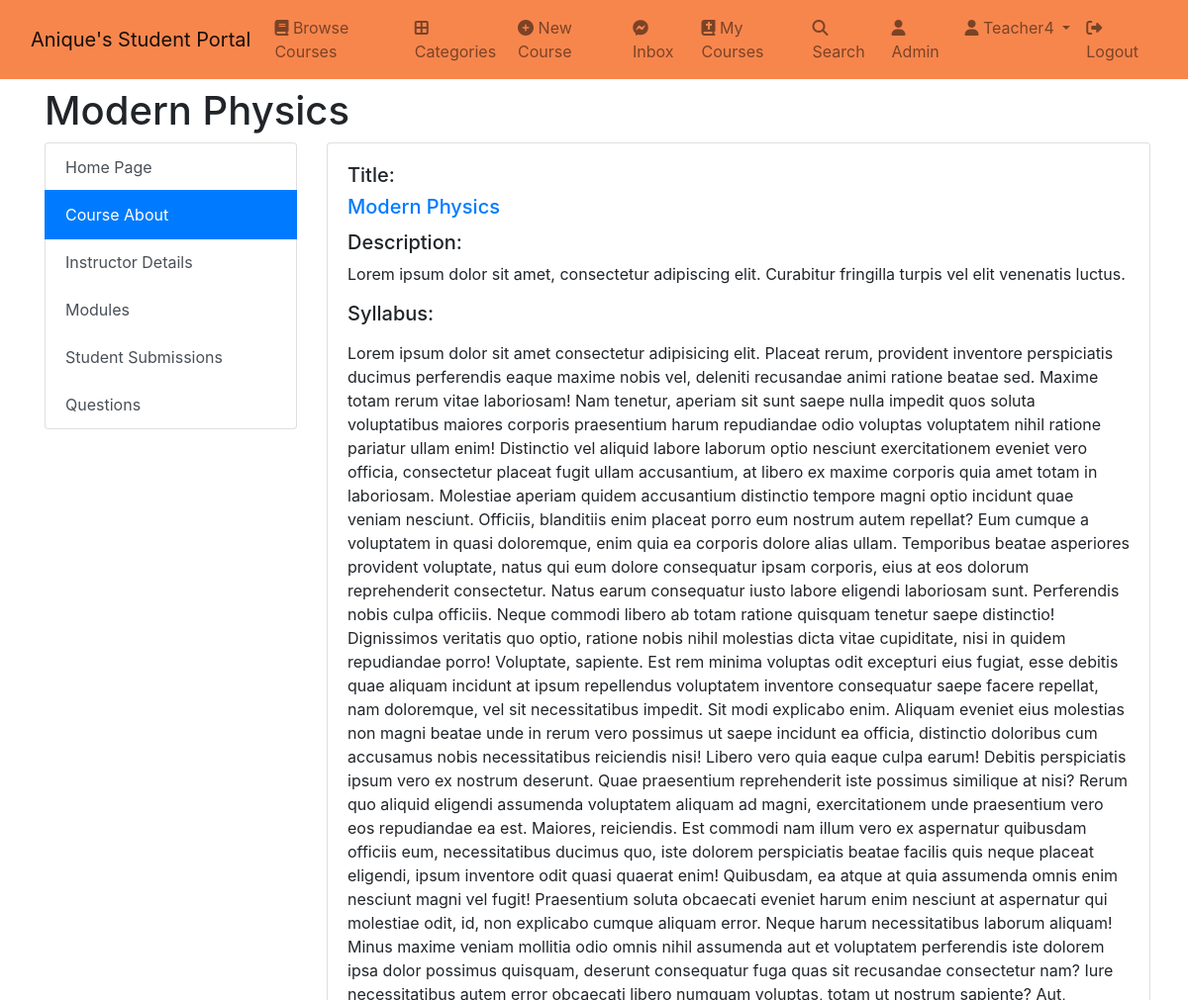
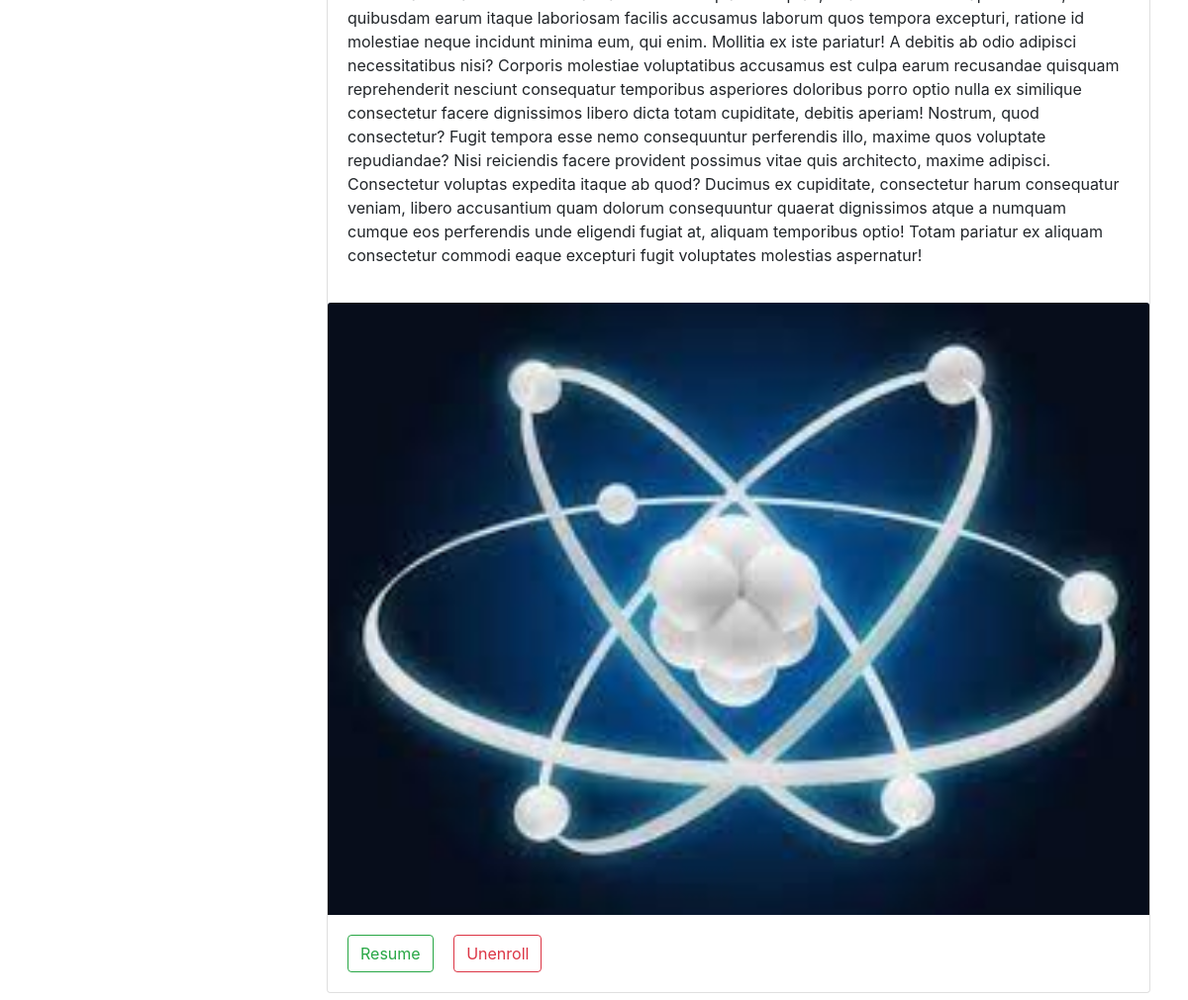
The page /course/course_about/31f14fdc-ee4c-420d-b912-1c9cc059e567/ (signed in) on the database its author committed (2 pictures, top to bottom).
### classroom/models.py (models this page shows, shortened)
class Course(models.Model):
    id = models.UUIDField(primary_key=True, default=uuid.uuid4, editable=False)
    announcements = models.ManyToManyField(Announcement)
    picture = models.ImageField(upload_to=course_directory_path)
    title = models.CharField(max_length=100, verbose_name='Title')
    description = models.TextField()
    category = models.ForeignKey(Category, on_delete=models.CASCADE)
    syllabus = RichTextField()
    user = models.ForeignKey(
        User, on_delete=models.CASCADE, related_name='course_owner')
    enrolled = models.ManyToManyField(User)
    modules = models.ManyToManyField(Module)
    questions = models.ManyToManyField(CourseQuestion)
    created_at = models.DateTimeField(auto_now_add=True)

### classroom/views.py (the view)
# urls.py: path("course_about/<course_id>/", course_about, name='course-about'),
@login_required
def course_about(request, course_id):
    user = request.user
    course = get_object_or_404(Course, id=course_id)
    context = {
        "course": course,
    }
    return render(request, 'classroom/course_about.html', context)

### student_portal/templates/classroom/course_about.html
{% extends 'base.html' %}{% load static %} {% block content %}
<div class="container mt-2">
  <h1>{{course.title}}</h1>
  <div class="row">
    <div class="col-3">{% include 'side_panel.html' %}</div>
    <div class="col-9">
      <div class="card" style="width: 52em">
        <div class="card-body">
          <h5>Title:</h5>
          <a href="{% url 'course-detail' course.id %}"
            ><h5 class="card-title">{{course.title}}</h5></a
          >
          <h5>Description:</h5>
          <p class="card-text">{{course.description}}</p>
          <h5>Syllabus:</h5>
          <p class="card-text">{{course.syllabus|safe}}</p>
        </div>
        <img src="{{course.picture.url}}" class="card-img-top" alt="..." />
        <div class="card-body">
          <a
            href="{% url 'course-detail' course.id %}"
            class="btn btn-outline-success"
            >Resume</a
          >
          <a
            href="{% url 'unenroll' course.id %}"
            class="btn btn-outline-danger ml-3"
            >Unenroll</a
          >
        </div>
      </div>
      <br />
    </div>
  </div>
</div>
{% endblock content %}

### student_portal/templates/base.html (shortened to what this page needs)
{% load static %}
<!DOCTYPE html>
<html lang="en">
  <head>
    <link
      href="https://cdn.jsdelivr.net/npm/bootstrap@5.0.2/dist/css/bootstrap.min.css"
      rel="stylesheet"
    />
    <link
      rel="stylesheet"
      href="https://cdnjs.cloudflare.com/ajax/libs/font-awesome/6.1.1/css/all.min.css"
    />
    <link
      rel="stylesheet"
      href="https://stackpath.bootstrapcdn.com/bootstrap/4.3.1/css/bootstrap.min.css"
    />
  </head>
  <body>
    <nav
      class="navbar navbar-expand-lg navbar-light"
      style="background: #f7864d"
    >
      <div class="container-fluid">
        <a class="navbar-brand" href="{% url 'index' %}"
          >Anique's Student Portal</a
        >
        <div class="collapse navbar-collapse" id="navbarSupportedContent">
          <ul class="navbar-nav me-auto mb-2 mb-lg-0">
            <li class="nav-item">
              <a class="nav-link" href="{% url 'browse-courses' %}"
                ><i class="fa fa-book"></i> Browse Courses</a
              >
            </li>
            <li class="nav-item">
              <a class="nav-link" href="{% url 'categories' %}"
                ><i class="fas fa-border-all"></i> Categories</a
              >
            </li>
            <li class="nav-item">
              <a class="nav-link" href="{% url 'new-course' %}"
                ><i class="fa fa-plus-circle"></i> New Course</a
              >
            </li>
            <li class="nav-item">
              <a class="nav-link" href="{% url 'inbox' %}"
                ><i class="fa-brands fa-facebook-messenger"></i> Inbox
              </a>
            </li>
            <li class="nav-item">
              <a class="nav-link" href="{% url 'my-courses' %}"
                ><i class="fa-solid fa-book-bible"></i> My Courses</a
              >
            </li>
            <li class="nav-item">
              <a class="nav-link" href="{% url 'search' %}"
                ><i class="fa-solid fa-search"></i> Search</a
              >
            </li>
            {% if request.user.is_superuser %}
            <li class="nav-item">
              <a class="nav-link" href="/admin"
                ><i class="fa fa-user"></i> Admin</a
              >
            </li>
            {% endif %}
            <li class="nav-item dropdown">
              <a
                class="nav-link dropdown-toggle"
                href="#"
                id="navbarDropdown"
                role="button"
                data-bs-toggle="dropdown"
                aria-expanded="false"
              >
                <i class="fa fa-user"></i> {{request.user.username|capfirst}}
              </a>
            </li>
            <li class="nav-item">
              <a class="nav-link" href="{% url 'logout' %}"
                ><i class="fa-solid fa-right-from-bracket"></i> Logout</a
              >
            </li>
          </ul>
        </div>
      </div>
    </nav>
    {% block content %} {% block pagination %} {% endblock pagination %} {% endblock content %}
  </body>
</html>

### rows shown on the page
Course: title "Modern Physics", description "Lorem ipsum dolor sit amet, consectetur adipiscing elit. Curabitur fringilla turpis vel elit venenatis luctus.", syllabus "Lorem ipsum dolor sit amet consectetur adipisicing elit. Placeat rerum, provident inventore perspiciatis ducimus perferendis eaque maxime nobis vel, deleniti recusandae animi ratione beatae sed. Maxime totam rerum vitae laboriosam! Nam tenetur, aperiam sit sunt saepe nulla impedit quos soluta voluptatibus maiores corporis praesentium harum repudiandae odio voluptas voluptatem nihil ratione pariatur ullam enim! Distinctio vel aliquid labore laborum optio nesciunt exercitationem eveniet vero officia, consectetur placeat fugit ullam accusantium, at libero ex maxime corporis quia amet totam in laboriosam. Molestiae aperiam quidem accusantium distinctio tempore magni optio incidunt quae veniam…", picture (picture)

### other values the page prints
{{ request.user.username|capfirst }} "Teacher4"
